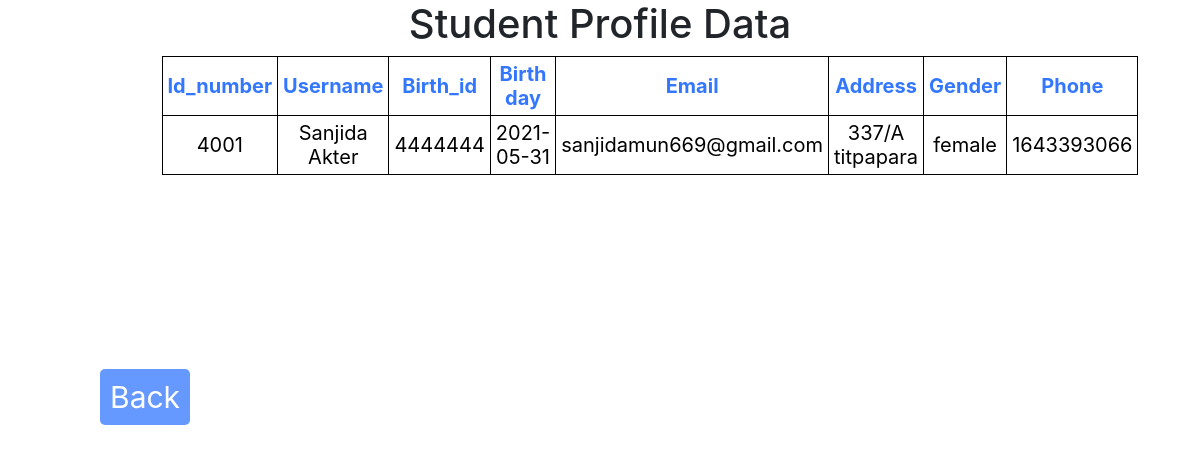
The app's page /admin_profile_data.php with its own data.
### tables this page shows
CREATE TABLE `admin_register` (
  `SL` int(11) NOT NULL,
  `id_number` int(11) NOT NULL,
  `image` blob NOT NULL,
  `username` varchar(255) NOT NULL,
  `id` int(255) NOT NULL,
  `birth_date` date NOT NULL,
  `email` varchar(255) NOT NULL,
  `address` text NOT NULL,
  `gender` varchar(11) NOT NULL,
  `phone` int(11) NOT NULL,
  `password` varchar(255) NOT NULL,
  `payment_date` varchar(11) NOT NULL,
  `reference` varchar(255) NOT NULL,
  `particulars` varchar(255) NOT NULL,
  `payment_mode` varchar(255) NOT NULL,
  `Amount_BDT` int(255) NOT NULL
);

### admin_profile_data.php (the view, shortened to what this page needs)
<html>
<head>
  <link rel="stylesheet" href="https://maxcdn.bootstrapcdn.com/bootstrap/4.5.2/css/bootstrap.min.css">
</head>
<body>
<center>
<h1>Student Profile Data</h1>
<div id="t02">
<table>
<thead>
<tr>
<th>Id_number</th>
<th>Username</th>
<th>Birth_id</th>
<th>Birth day</th>
<th>Email</th>
<th>Address</th>
<th>Gender</th>
<th>Phone</th>
</tr>
</thead>
<?php
$servername="localhost" ;
$serveruser="root" ;
$serverpass="" ;
$DBname="aamsc" ;
$conn=mysqli_connect($servername , $serveruser , $serverpass , $DBname ) ;
 $sql= "select * from admin_register";
 $result=$conn->query($sql) ;
while($row = mysqli_fetch_array($result))
  {
?>
  <td><?php echo $row['id_number'];  ?></td>
  <td><?php echo $row['username']; ?></td>
  <td><?php echo $row['id']; ?></td>
  <td><?php echo $row['birth_date'] ; ?></td>
  <td><?php echo $row['email']; ?></td>
  <td><?php echo $row['address']; ?></td>
  <td><?php echo $row['gender'] ; ?></td>
  <td><?php echo $row['phone']; ?></td>
  <?php
  }
echo "</table>";
?>
	</div>
</center>
<div class="teacherpage">
	 <a href="admin4001.php">Back</a>
	 </div>
</body>
</html>

### admin_profile_data.php (style rules this page uses)
#t02 { padding-left:100px; }
#t02 table { width:800px; text-align:center; color:#3377ff; border: 1px solid black; border-collapse: collapse; }
#t02 tr { padding:5px; text-align:left; border: 1px solid black; border-collapse: collapse; text-align:center; }
#t02 td { padding:5px; font-size:20px; color:black; border: 1px solid black; border-collapse: collapse; text-align:center; }
#t02 th { padding:5px; font-size:20px; color:\black; border: 1px solid black; border-collapse: collapse; text-align:center; }
.teacherpage { text-align:left; margin-left: 100px; margin-top: 200px; }
.teacherpage a { padding:10px; background-color:#6699ff; border-radius:5px; font-size:30px; text-decoration: none; color:#fff; }

### records on screen
admin_register: id_number "4001", username "Sanjida Akter", id "4444444", birth_date "2021-05-31", email "sanjidamun669@gmail.com", address "337/A titpapara", gender "female", phone "1643393066"
